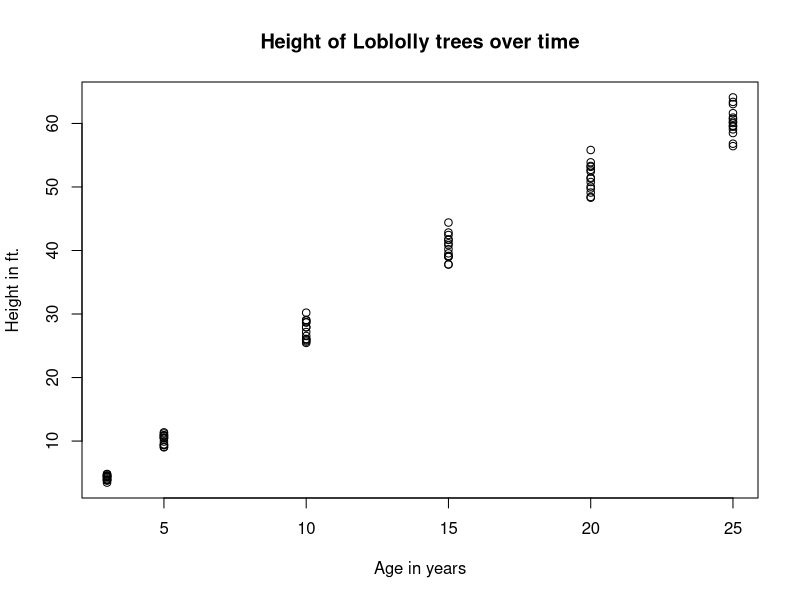

Write R code to recreate this figure.
# Explore the Loblolly data set and its variables in R

?Loblolly

data(Loblolly)

names(Loblolly)


# Descriptive statistics for Loblolly

summary(Loblolly)

plot(Loblolly$age, Loblolly$height, 
  main = 'Height of Loblolly trees over time', 
  xlab = 'Age in years', 
  ylab = 'Height in ft.')
